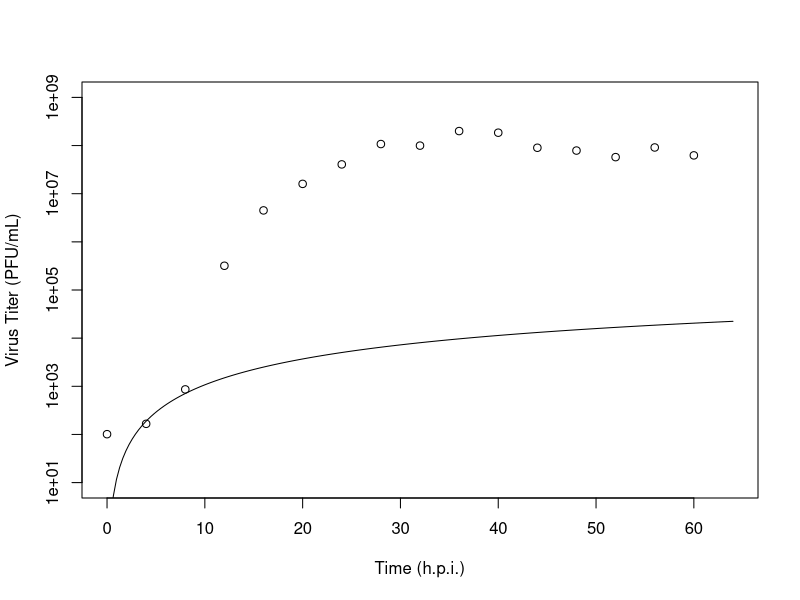

Recreate this plot in R.
##Optional: Reading input
#argu <- as.numeric(commandArgs(trailingOnly = TRUE))
#ind <- argu+1
##Loading the packages##
library(deSolve)
library(minpack.lm)
#DVdir <- "ZikaModelParameterOptimization/ZikaKinetics/" ##Replace "ZikaModelParameterOptimization" with pathname of the directory##

##Defining the model##
exp_delay_simple_model <- function(time, y, parms){
  with(as.list(c(parms,y)),{
    dI1 <-  - k3*I1
    dI2 <- k3*I1 - k4*I2
    dV <- k5*I2 - k6*V
    return(list(c(dI1,dI2,dV)))
  })
}

##Defining the function ssq to integrate and evaluate the prediction error of parameter set p##
ssq_ed <- function(p){
  out <- ode(y0,t,exp_delay_simple_model,p)
  prd <- data.frame(out)
  prd <- prd[prd$time %in% virus$time,]
  res <- prd$V / virus$V-1
  return(res)
}

##Reading experimental data from file(s)##
#counts <- read.csv(paste0(DVdir,'CountsforHighMOIModel.csv'))
counts <- read.csv('CountsforHighMOIModel.csv')
virus <- data.frame(counts[,c(1,2)])
colnames(virus) <- c("time","V")
##Time rage of the integration##
t <- c(seq(0,64,length=200),virus$time)
t <- sort(unique(t))
##Defining initial conditions##
y0 <- c(I1=4.28e5, I2=0, V=0.1)

##Defining a dataframe/vector to store the prediction error##
put <- NULL

##Measured parameter(s)##

k6=0.05089

##Parameter fitting. Different starting values can be set by external input or for loops##
#for(j in 1:10){
#  for(l in 1:10){
    parms<-c(k3=1.0e-6,k4=1e-8,k5=50)
    fit_af_ed <- nls.lm(par=parms,fn=ssq_ed,lower = c (1e-8,1e-9,0.1),control = nls.lm.control(maxiter = 300))#Nonlinear Least Squares to minimize the prediction errors#
    ##Integration and calculation of the prediction error##
    out <- ode(y0,virus$time,exp_delay_simple_model,fit_af_ed$par)
    prd <- data.frame(out)
    res <- prd$V / virus$V-1
    put <- rbind(put, c(parms,fit_af_ed$par,res%*%res))
#  }
#}

##Plotting the predicted virus growth curve with optimized parameters. The dots represent experimental data. The y-axis is on the log scale. Write the output virus and cell kinetics as a file. Comment these lines out if the script is used for parameter optimization only.##
out <- ode(y0,t,exp_delay_simple_model,fit_af_ed$par)
prd <- data.frame(out)
plot(prd$time,prd$V,type = 'l',log="y",xlab = 'Time (h.p.i.)',ylab = 'Virus Titer (PFU/mL)',ylim = c(1e1,1e9))
points(virus)
write.csv(prd,file = 'OSED_African_modeloutput.csv')

##The parameters and the evaluation as the output##
#write.csv(put,file = paste0(DVdir,'OSED/African.csv'))
write.csv(put,file = 'OSED_African_parameters.csv')
